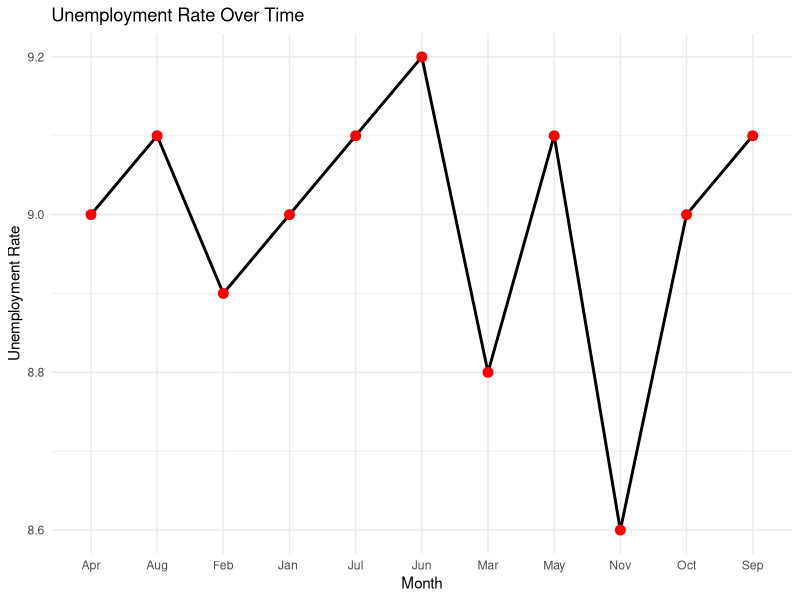

This chart was generated by the following R code:
df = read.csv('Unemployment data - Sheet1.csv')
df
library(tidyverse)
library(ggplot2)


# Create a line chart with highlighted points
ggplot(df, aes(x = Month, y = Unemployment.Rate, group = 1)) +
  geom_line(color = "black", size = 1) +    # Line for the trend
  geom_point(color = 'red', size = 3) +     # Red points on the line
  theme_minimal() +                         # Optional clean theme
  labs(title = "Unemployment Rate Over Time",
       x = "Month",
       y = "Unemployment Rate") 